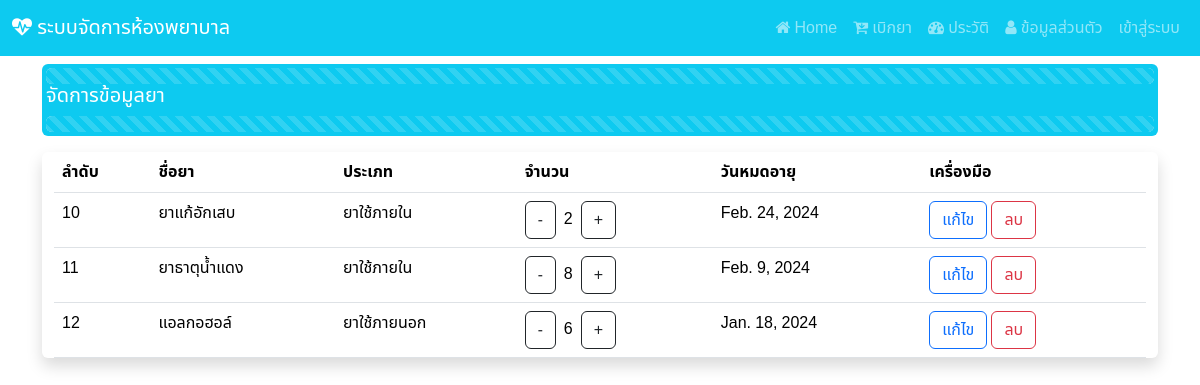
Page /manage_drug on the committed database.
### Hospital_app/models.py (models this page shows, shortened)
class drug(models.Model):
    drug_id = models.AutoField(primary_key=True)
    drug_name = models.CharField(max_length=255)
    drug_type = models.ForeignKey(d_type, on_delete=models.CASCADE)
    drug_qty = models.IntegerField()
    drug_exp = models.DateField()

class d_type(models.Model):
    type_id = models.AutoField(primary_key=True)
    type_name = models.CharField(max_length=255)
    def __str__(self):
        return f"{self.type_name}"

### Hospital_app/views.py (the view)
# urls.py: path('manage_drug',views.manage_drug),
def manage_drug(request):
    show_drug = drug.objects.all()
    context  = {"drug" : show_drug}
    return render(request,'edit_drug.html',context)

### Hospital_app/templates/edit_drug.html (shortened to what this page needs)
{% extends "base.html" %}
{% block content %}
<div class="mt-2 p-1 bg-info text-white rounded">
  <div class="progress">
    <div class="progress-bar bg-info progress-bar-striped" style="width:100%"></div>
  </div>
    <h5>จัดการข้อมูลยา</h5>
    <div class="progress">
      <div class="progress-bar bg-info progress-bar-striped" style="width:100%"></div>
    </div>
  </div>
<div class="container-fluid my-3 justify-content-center align-items-center shadow rounded">
<table class="table table-responsive">
    <thead>
        <tr>
            <th><div class="col d-none d-sm-block">
              ลำดับ
            </div></th>
            <th>ชื่อยา</th>
            <th>ประเภท</th>
            <th>จำนวน</th>
            <th>
              <div class="col d-none d-sm-block">
                วันหมดอายุ
              </div>
            </th>
            <th>เครื่องมือ</th>
        </tr>
    </thead>
    <tbody>
        {% for i in drug %}
        <tr>
            <td>{{i.drug_id}}</td>
            <td>{{i.drug_name}}</td>
            <td>{{i.drug_type}}</td>
            <td><a class="btn btn-outline-dark me-2" href="decrease_drug/{{i.drug_id}}">-</a>{{i.drug_qty}}<a class="btn btn-outline-dark ms-2" href="increase_drug/{{i.drug_id}}">+</a></td>
            <td>{{i.drug_exp}}</td>
            <td> {% comment %} ปุ่มแก้ไข และ ลบ จะกลายเป็นไอคอนไม่จอลดขนาดลง {% endcomment %}
              <div class="col d-none d-sm-block">
                <a href="edit/{{i.drug_id}}" class="btn btn-outline-primary">แก้ไข<a/>
                  <a href="#" class="btn btn-outline-danger" data-bs-toggle="modal"
                  data-bs-target="#deleteConfirmationModal"
                  onclick="setDeleteUrl('delete/{{i.drug_id}}')">
                  ลบ
                    </a>
              </div>
              </td>{% comment %} ปุ่มแก้ไข และ ลบ จะกลายเป็นไอคอนไม่จอลดขนาดลง {% endcomment %}
        </tr>
        {% endfor %}
    </tbody>
</div>
{% endblock  %}

### Hospital_app/templates/base.html (shortened to what this page needs)
<!DOCTYPE html>
<html>
  <head>
    {% load bootstrap5 %} {% bootstrap_css %} {% bootstrap_javascript %}
    <link rel="stylesheet" href="path/to/font-awesome/css/font-awesome.min.css">
    <link
      href="https://maxcdn.bootstrapcdn.com/font-awesome/4.7.0/css/font-awesome.min.css"
      rel="stylesheet"
    />
  </head>
  <body>
    <nav class="navbar navbar-expand-lg navbar-dark bg-info">
      <div class="container-fluid">
        <a class="navbar-brand" href="/"><i class="fa fa-heartbeat" aria-hidden="true"></i>
        ระบบจัดการห้องพยาบาล
        </a>
        <div class="collapse navbar-collapse" id="navbarNav">
          <ul class="navbar-nav ms-auto">
            <li class="nav-item">
              <a class="nav-link" href="/">
                <i class="fa fa-home" aria-hidden="true"></i>
                Home</a>
            </li>
            <li class="nav-item">
              <a class="nav-link" href="/buy_drug">
                <i class="fa fa-cart-arrow-down" aria-hidden="true"></i>
                เบิกยา</a>
            </li>
            <li class="nav-item">
              <a class="nav-link" href="{% url 'view_own_medication_history' %}">
                <i class="fa fa-tachometer" aria-hidden="true"></i>
                ประวัติ</a>
            </li>
            <li class="nav-item">
              <a class="nav-link" href="/edit_profile">
                <i class="fa fa-user" aria-hidden="true"></i>
                ข้อมูลส่วนตัว</a>
            </li>
            {% if user.is_authenticated %}
            <li class="nav-item">
              <a class="nav-link" href="logout">ออกจากระบบ</a>
            </li>
            {% else %}
            <li class="nav-item">
              <a class="nav-link" href="/login">เข้าสู่ระบบ</a>
            </li>
            {% endif %}
          </ul>
        </div>
      </div>
    </nav>
    <div class="container">
      {% block content%}
      {% endblock %}
    </div>
  </body>
</html>

### Hospital_app/templates/base.html (style rules this page uses)
body { font-family: "Noto Sans Thai", sans-serif; }

### rows in the picture
drug: drug_id "10", drug_name "ยาแก้อักเสบ", drug_type "ยาใช้ภายใน", drug_qty "2", drug_exp "Feb. 24, 2024"
drug: drug_id "11", drug_name "ยาธาตุน้ำแดง", drug_type "ยาใช้ภายใน", drug_qty "8", drug_exp "Feb. 9, 2024"
drug: drug_id "12", drug_name "แอลกอฮอล์", drug_type "ยาใช้ภายนอก", drug_qty "6", drug_exp "Jan. 18, 2024"
